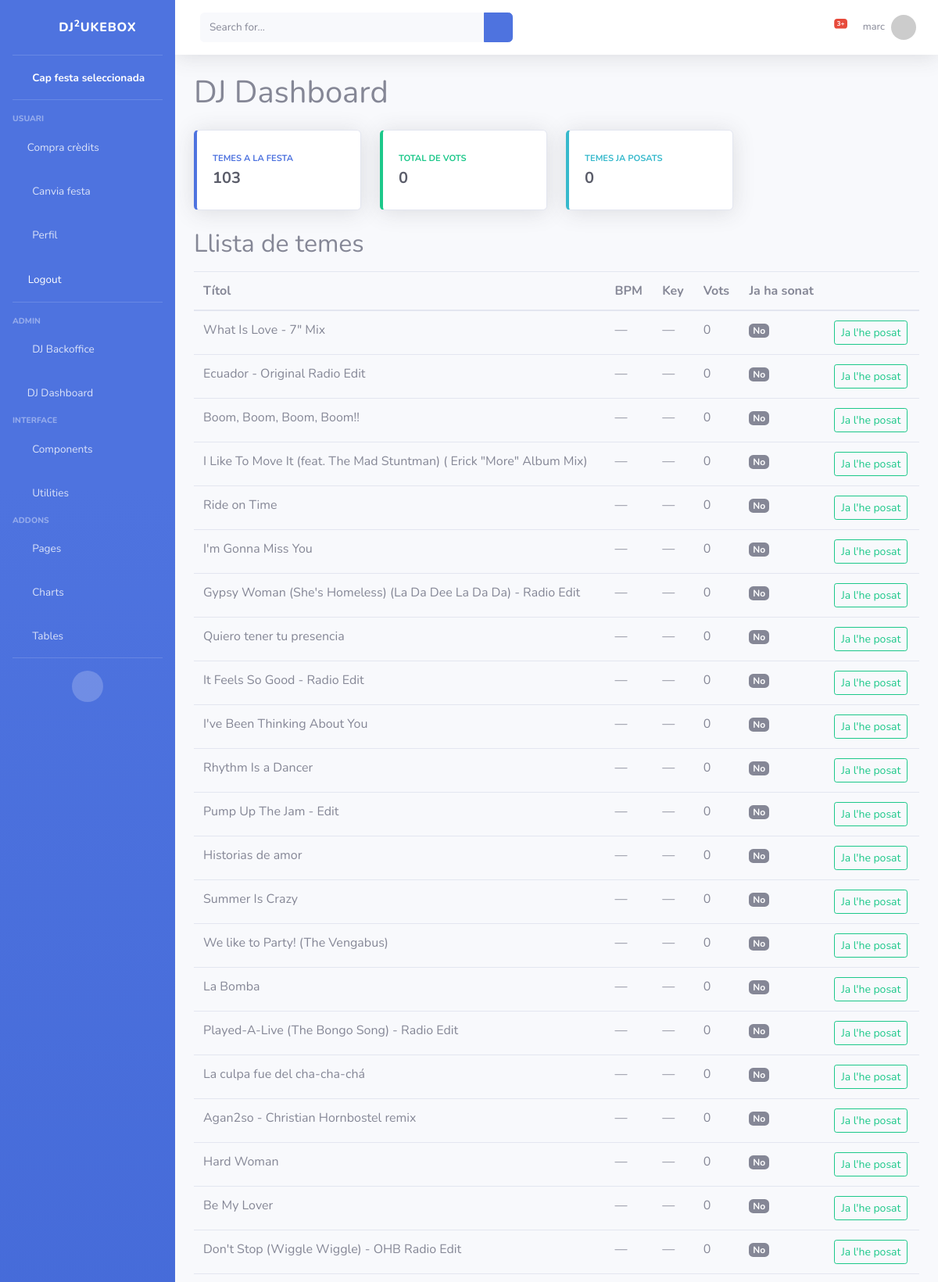
Page /dj/dashboard/ (signed in, upper part) on the committed database.
### jukebox/models.py (models this page shows, shortened)
class User(AbstractUser):
    credits = models.PositiveIntegerField(default=0)

class Song(models.Model):
    party = models.ForeignKey(Party, on_delete=models.CASCADE, related_name='songs', null=True, blank=True)
    title = models.CharField(max_length=200)
    artist = models.CharField(max_length=200)
    spotify_id = models.CharField(max_length=100)
    bpm = models.FloatField(null=True, blank=True)           # ← Nou camp
    key = models.CharField(max_length=4, null=True, blank=True)  # ← Nou camp (ex. “8B”)
    has_played = models.BooleanField(default=False)
    votes = models.IntegerField(default=0)
    played = models.BooleanField(default=False)

### jukebox/views.py (the view)
# urls.py: path('dj/dashboard/', views.dj_dashboard, name='dj_dashboard'),
def dj_dashboard(request):
    songs = Song.objects.all().order_by('-votes')
    total_songs = songs.count()
    total_votes = songs.aggregate(total=Sum('votes'))['total'] or 0
    played_songs = songs.filter(has_played=True).count()
    context = {
        'songs': songs,
        'total_songs': total_songs,
        'total_votes': total_votes,
        'played_songs': played_songs,
    }
    return render(request, 'jukebox/dj_dashboard.html', context)

### jukebox/context_processors.py (called while the page is built)
def selected_party(request):
    party_id = request.session.get('selected_party_id')
    party = None
    if party_id:
        try:
            party = Party.objects.get(id=party_id)
        except Party.DoesNotExist:
            party = None
    return {'selected_party': party}

### jukebox/templates/jukebox/dj_dashboard.html (shortened to what this page needs)
{% extends "jukebox/admin_base.html" %}
{% block content %}
<h1 class="mb-4">DJ Dashboard</h1>
<div class="row mb-4">
    <div class="col-md-3">
        <div class="card border-left-primary shadow h-100 py-2">
            <div class="card-body">
                <div class="text-xs font-weight-bold text-primary text-uppercase mb-1">
                    Temes a la festa
                </div>
                <div class="h5 mb-0 font-weight-bold text-gray-800">
                    {{ total_songs }}
                </div>
            </div>
        </div>
    </div>
    <div class="col-md-3">
        <div class="card border-left-success shadow h-100 py-2">
            <div class="card-body">
                <div class="text-xs font-weight-bold text-success text-uppercase mb-1">
                    Total de vots
                </div>
                <div class="h5 mb-0 font-weight-bold text-gray-800">
                    {{ total_votes }}
                </div>
            </div>
        </div>
    </div>
    <div class="col-md-3">
        <div class="card border-left-info shadow h-100 py-2">
            <div class="card-body">
                <div class="text-xs font-weight-bold text-info text-uppercase mb-1">
                    Temes ja posats
                </div>
                <div class="h5 mb-0 font-weight-bold text-gray-800">
                    {{ played_songs }}
                </div>
            </div>
        </div>
    </div>
</div>
<h2 class="mb-3">Llista de temes</h2>
<table class="table table-hover">
    <thead>
        <tr>
            <th>Títol</th>
            <th>BPM</th>
            <th>Key</th>
            <th>Vots</th>
            <th>Ja ha sonat</th>
            <th></th>
        </tr>
    </thead>
    <tbody>
    {% for song in songs %}
        <tr {% if song.has_played %}class="table-success"{% endif %}>
            <td>{{ song.title }}</td>
            <td>
              {% if song.bpm %}
                {{ song.bpm|floatformat:1 }}
              {% else %}
                &mdash;
              {% endif %}
            </td>
            <td>{{ song.key|default:"—" }}</td>
            <td>{{ song.votes }}</td>
            <td>
                {% if song.has_played %}
                    <span class="badge badge-success">Sí</span>
                {% else %}
                    <span class="badge badge-secondary">No</span>
                {% endif %}
            </td>
            <td>
                {% if not song.has_played %}
                <form method="post" action="{% url 'mark_song_played' song.id %}">
                    <button class="btn btn-sm btn-outline-success">
                      Ja l'he posat
                    </button>
                </form>
                {% else %}
                    <button class="btn btn-sm btn-outline-secondary" disabled>
                      Ja sonada
                    </button>
                {% endif %}
            </td>
        </tr>
    {% empty %}
        <tr>
          <td colspan="6">Encara no hi ha temes!</td>
        </tr>
    {% endfor %}
    </tbody>
</table>
{% endblock %}

### jukebox/templates/jukebox/admin_base.html (shortened to what this page needs)
{% load static %}
<!DOCTYPE html>
<html lang="en">
<head>
    <link href="{% static 'jukebox/vendor/fontawesome-free/css/all.min.css' %}" rel="stylesheet" type="text/css">
    <link href="{% static 'jukebox/css/sb-admin-2.min.css' %}" rel="stylesheet">
</head>
<body id="page-top">
    <div id="wrapper">
        <ul class="navbar-nav bg-gradient-primary sidebar sidebar-dark accordion" id="accordionSidebar">
            <a class="sidebar-brand d-flex align-items-center justify-content-center" href="{% url 'main' %}">
                <div class="sidebar-brand-icon rotate-n-15">
                    <i class="fas fa-laugh-wink"></i>
                </div>
                <div class="sidebar-brand-text mx-3">DJ<sup>2</sup>ukebox</div>
            </a>
            <hr class="sidebar-divider my-0">
            <li class="nav-item active">
                <a class="nav-link" href="/songs/">
                    <i class="fas fa-fw fa-tachometer-alt"></i>
                    <span>
                      {% if selected_party %}
                        {{ selected_party.name }}
                      {% else %}
                        Cap festa seleccionada
                      {% endif %}
                    </span>
                </a>
            </li>
            <hr class="sidebar-divider">
            <div class="sidebar-heading">Usuari</div>
            <li class="nav-item">
                <a class="nav-link" href="{% url 'buy_votes' %}">
                    <i class="fas fa-coins"></i>
                    <span>Compra crèdits</span>
                </a>
            </li>
            <li class="nav-item">
                <a class="nav-link" href="{% url 'select_party' %}">
                    <i class="fas fa-fw fa-random"></i>
                    <span>Canvia festa</span>
                </a>
            </li>
            <li class="nav-item">
                <a class="nav-link" href="{% url 'profile' %}">
                    <i class="fas fa-fw fa-user"></i>
                    <span>Perfil</span>
                </a>
            </li>
            <li class="nav-item">
                <form method="post" action="{% url 'account_logout' %}" style="display:inline;">
                    <button type="submit" class="nav-link btn btn-link" style="color:#fff; text-align:left;">
                        <i class="fas fa-sign-out-alt"></i>
                        <span>Logout</span>
                    </button>
                </form>
            </li>
            <hr class="sidebar-divider">
            {% if user.is_superuser %}
            <div class="sidebar-heading">Admin</div>
            <li class="nav-item">
                <a class="nav-link" href="{% url 'dj_backoffice' %}">
                    <i class="fas fa-fw fa-user-cog"></i>
                    <span>DJ Backoffice</span>
                </a>
            </li>
            <li class="nav-item">
                <a class="nav-link" href="{% url 'dj_dashboard' %}">
                    <i class="fas fa-tachometer-alt"></i>
                    <span>DJ Dashboard</span>
                </a>
            </li>
            {% endif %}
            <div class="sidebar-heading">Interface</div>
            <li class="nav-item">
                <a class="nav-link collapsed" href="#" data-toggle="collapse" data-target="#collapseTwo"
                    aria-expanded="true" aria-controls="collapseTwo">
                    <i class="fas fa-fw fa-cog"></i>
                    <span>Components</span>
                </a>
            </li>
            <li class="nav-item">
                <a class="nav-link collapsed" href="#" data-toggle="collapse" data-target="#collapseUtilities"
                    aria-expanded="true" aria-controls="collapseUtilities">
                    <i class="fas fa-fw fa-wrench"></i>
                    <span>Utilities</span>
                </a>
            </li>
            <div class="sidebar-heading">Addons</div>
            <li class="nav-item">
                <a class="nav-link collapsed" href="#" data-toggle="collapse" data-target="#collapsePages"
                    aria-expanded="true" aria-controls="collapsePages">
                    <i class="fas fa-fw fa-folder"></i>
                    <span>Pages</span>
                </a>
            </li>
            <li class="nav-item">
                <a class="nav-link" href="{% url 'charts' %}">
                    <i class="fas fa-fw fa-chart-area"></i>
                    <span>Charts</span></a>
            </li>
            <li class="nav-item">
                <a class="nav-link" href="{% url 'tables' %}">
                    <i class="fas fa-fw fa-table"></i>
                    <span>Tables</span></a>
            </li>
            <hr class="sidebar-divider d-none d-md-block">
            <div class="text-center d-none d-md-inline">
                <button class="rounded-circle border-0" id="sidebarToggle"></button>
            </div>
        </ul>
        <div id="content-wrapper" class="d-flex flex-column">
            <div id="content">
                <nav class="navbar navbar-expand navbar-light bg-white topbar mb-4 static-top shadow">
                    {% if request.resolver_match.url_name == 'song_list' or request.resolver_match.url_name == 'dj_dashboard' %}
                    <form method="get" action="" class="d-none d-sm-inline-block form-inline mr-auto ml-md-3 my-2 my-md-0 mw-100 navbar-search">
                      <div class="input-group">
                        <input
                          id="song-search"
                          type="text"
                          name="q"
                          value="{{ q|default:'' }}"
                          class="form-control bg-light border-0 small"
                          placeholder="Search for..."
                          aria-label="Search"
                          aria-describedby="basic-addon2">
                        <div class="input-group-append">
                          <button class="btn btn-primary" type="submit">
                            <i class="fas fa-search fa-sm"></i>
                          </button>
                        </div>
                      </div>
                    </form>
                    {% endif %}
                    <ul class="navbar-nav ml-auto">
                        <li class="nav-item dropdown no-arrow mx-1">
                            <a class="nav-link dropdown-toggle" href="#" id="alertsDropdown" role="button" data-toggle="dropdown" aria-haspopup="true" aria-expanded="false">
                                <i class="fas fa-bell fa-fw"></i>
                                <span class="badge badge-danger badge-counter">3+</span>
                            </a>
                        </li>
                        {% if user.is_authenticated %}
                        <li class="nav-item dropdown no-arrow">
                            <a class="nav-link dropdown-toggle" href="#" id="userDropdown" role="button"
                               data-toggle="dropdown" aria-haspopup="true" aria-expanded="false">
                                <span class="mr-2 d-none d-lg-inline text-gray-600 small">{{ user.username }}</span>
                                <img class="img-profile rounded-circle"
                                     src="https://randomuser.me/api/portraits/women/44.jpg">
                            </a>
                        </li>
                        {% endif %}
                    </ul>
                </nav>
                <div class="container-fluid">
                    {% block content %}{% endblock %}
                </div>
            </div>
        </div>
    </div>
</body>
</html>

### rows in the picture
User: username "marc"
Song: title "What Is Love - 7\" Mix", key "—", votes "0", has_played "No"
Song: title "Ecuador - Original Radio Edit", key "—", votes "0", has_played "No"
Song: title "Boom, Boom, Boom, Boom!!", key "—", votes "0", has_played "No"
Song: title "I Like To Move It (feat. The Mad Stuntman) ( Erick \"More\" Album Mix)", key "—", votes "0", has_played "No"
Song: title "Ride on Time", key "—", votes "0", has_played "No"
Song: title "I'm Gonna Miss You", key "—", votes "0", has_played "No"
Song: title "Gypsy Woman (She's Homeless) (La Da Dee La Da Da) - Radio Edit", key "—", votes "0", has_played "No"
Song: title "Quiero tener tu presencia", key "—", votes "0", has_played "No"
Song: title "It Feels So Good - Radio Edit", key "—", votes "0", has_played "No"
Song: title "I've Been Thinking About You", key "—", votes "0", has_played "No"
Song: title "Rhythm Is a Dancer", key "—", votes "0", has_played "No"
Song: title "Pump Up The Jam - Edit", key "—", votes "0", has_played "No"
Song: title "Historias de amor", key "—", votes "0", has_played "No"
Song: title "Summer Is Crazy", key "—", votes "0", has_played "No"
Song: title "We like to Party! (The Vengabus)", key "—", votes "0", has_played "No"
Song: title "La Bomba", key "—", votes "0", has_played "No"
Song: title "Played-A-Live (The Bongo Song) - Radio Edit", key "—", votes "0", has_played "No"
Song: title "La culpa fue del cha-cha-chá", key "—", votes "0", has_played "No"
Song: title "Agan2so - Christian Hornbostel remix", key "—", votes "0", has_played "No"
Song: title "Hard Woman", key "—", votes "0", has_played "No"
Song: title "Be My Lover", key "—", votes "0", has_played "No"
Song: title "Don't Stop (Wiggle Wiggle) - OHB Radio Edit", key "—", votes "0", has_played "No"

### other values in the picture
{{ total_songs }} "103"
{{ total_votes }} "0"
{{ played_songs }} "0"
